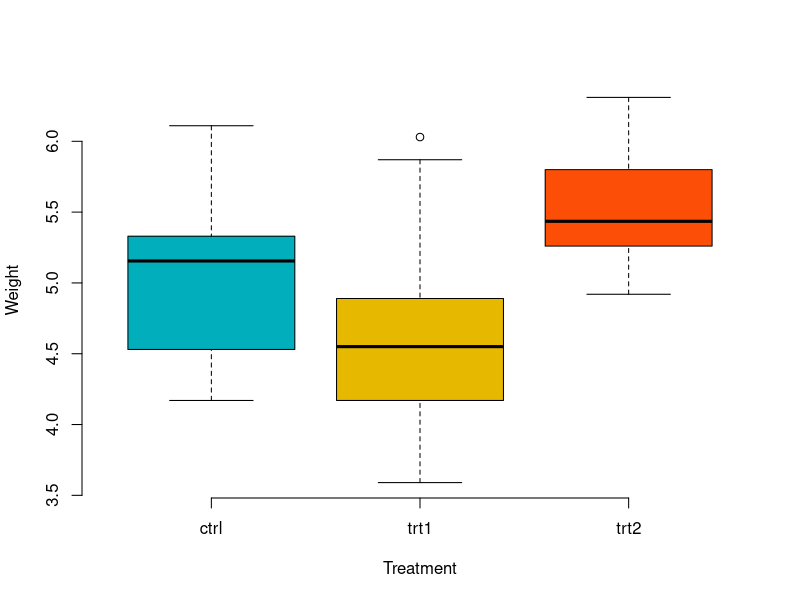

Source code (R):
### One-Way ANOVA
### Marcos Diniz
### Abril de 2022

# A análise de variância está interessada em testar se os resultados quanto a 
# UMA variável de interesse (por isso, one-way) diferem significativamente 
# entre grupos.

# Por que não calcular uma média somente? Pois temos que considerar também a
# dispersão dos dados. E é isso que ANOVA faz: verifica se a diferença das
# médias pode ou não ser explicada pela dispersão dos dados no grupo.


### Pacotes -----------------------------------------------------------------
rm(list = ls(all = TRUE))

library(tidyverse)
library(gplots)

### Dados -------------------------------------------------------------------
my_data <- PlantGrowth

# Amostra aleatória
set.seed(1234)
sample_n(my_data, 10)

# Mostra os grupos dos dados
levels(my_data$group)


# Reordena os grupos
my_data$group <- ordered(my_data$group,
                         levels = c("ctrl", "trt1", "trt2"))

# Estatísticas básicas
group_by(my_data, group) %>%
  summarise(
    count = n(),
    mean = mean(weight, na.rm = TRUE),
    sd = sd(weight, na.rm = TRUE)
  )

# Plota box-plot
boxplot(weight ~ group, data = my_data,
        xlab = "Treatment", ylab = "Weight",
        frame = FALSE, col = c("#00AFBB", "#E7B800", "#FC4E07"))


### Passo-a-passo: ----------------------------------------------------------
# Divide a variância entre os grupos com a variância dentro dos grupos

### Soma dos quadrados entre grupos


# Primeiro, precisamos da média de cada grupo
mu.group <- group_by(my_data, group) %>% 
  summarise(mean = mean(weight),
            obs = n())

# Soma dos quadrados entre grupos = desvio médio de cada grupo * número de
# observações
mu <- mean(mu.group$mean)
SQentre <- sum( ( mu.group$obs * ((mu.group$mean - mu)^2) ) )

### Soma dos quadrados dentro dos grupos
SQdentro <- group_by(my_data, group) %>% 
  summarise(variance = sum((weight - mean(weight))^2))

SQdentro <- sum(SQdentro$variance)


### Soma dos quadrados entre e dentro dos grupos deve ser igual a var total
SQT <- round( sum( (my_data$weight - mean(my_data$weight))^2), 5)
SQTaov <- round( (SQdentro + SQentre), 5)
SQT == SQTaov


# Sabemos que a divisão de uma variância por outra segue uma distribuição F
# com GLs associados as respectivas variâncias

# Graus de liberdade entre grupos: número de grupos - 1
GLentre <- length(unique(my_data$group)) -1

# Graus de liberade dentro dos grupos: número de observações - num grupos
GLdentro <- nrow(my_data) - length(unique(my_data$group))

### Estatística F
Fstat <- ( SQentre / GLentre ) / (SQdentro / GLdentro)


### Teste F com GLentre graus de liberade no numerador e GLdentro graus de
### liberdade no denominador

1 - pf(Fstat, GLentre, GLdentro)

## A hipótese nula de igualdade das médias dos grupos foi rejeitada, sugerindo
## que ao menos um dos grupos tem média diferente dos demais.

### Método direto ------------------------------------------------------------

# Análise de Variância
res.aov <- aov(weight ~ group, data = my_data)
# Summary of the analysis
summary(res.aov)
